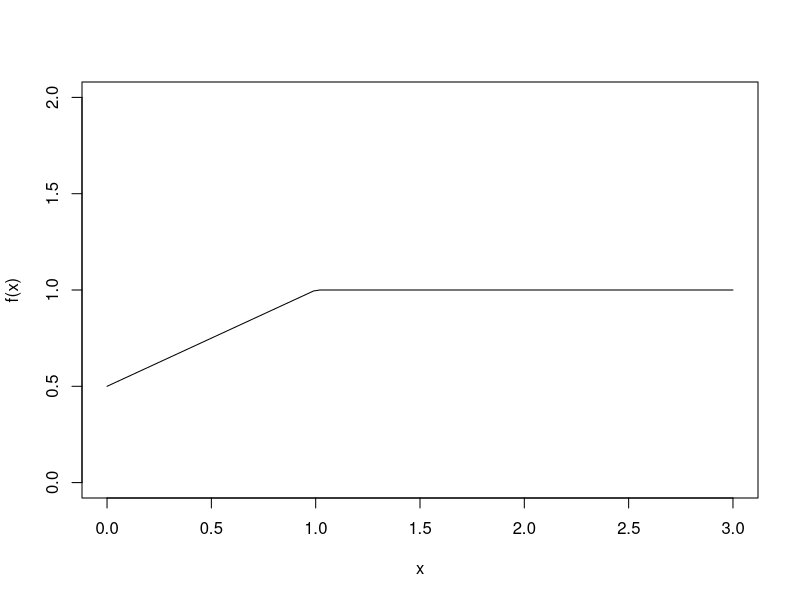

Generate this figure with R:
#Page no. 48

f1=function(x) {(x<0)*(0)+(x>=0 & x<1)*((x+1)/2)+(x>=1)*1}
p1=f1(1/2)-0      
p2=f1(0)-0        
plot(f1,type="l",ylab="f(x)",xlim=c(0,3),ylim=c(0,2))
p1
p2
